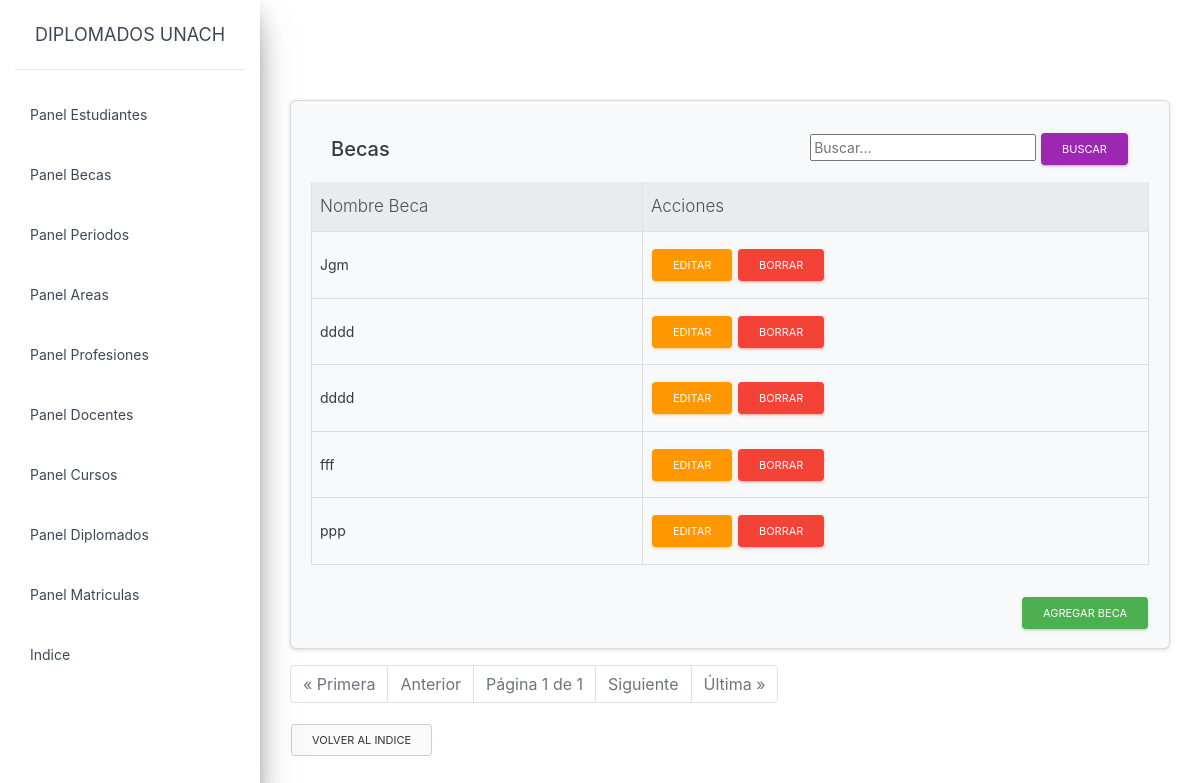
Page /artemis/panel_becas.html (signed in) on the committed database.
### artemis/models.py (models this page shows, shortened)
class Becas(models.Model):
    id = models.AutoField(primary_key=True)
    nombre_beca = models.CharField(max_length=20)

### artemis/views.py (the view)
# urls.py: path('panel_becas.html',panel_becas.as_view(),name='panel_becas'),
@method_decorator(login_required, name='dispatch' )
class panel_becas(ListView):
    context_object_name = 'panel_becas'
    template_name = 'panel_becas.html'
    paginate_by = 15
    queryset = Becas.objects.all()
    search_form = SearchForm
    def get_queryset(self):
        queryset = Becas.objects.order_by('nombre_beca')
        query = self.request.GET.get('query')
        if query:
            queryset = queryset.filter(
                Q(nombre_beca__icontains=query)
            )
        return queryset
    def get_context_data(self, **kwargs):
        context = super(panel_becas, self).get_context_data(**kwargs)
        context['search_form'] = self.search_form(self.request.GET or None)
        return context

### artemis/forms.py
class SearchForm(forms.Form):
    query = forms.CharField(label='', widget=forms.TextInput(attrs={'placeholder': 'Buscar...'}))

### artemis/templates/panel_becas.html (shortened to what this page needs)
{% extends "base.html" %}
{% block content %}
<head>
   <link rel="stylesheet" href="https://stackpath.bootstrapcdn.com/bootstrap/4.1.3/css/bootstrap.min.css">
   {% load crispy_forms_tags %}
</head>
<div class="card text-dark bg-light mb-3">
    <div class="card-body">
        <div class="card-header d-flex justify-content-between align-items-center">
            <h5 class="mb-0">Becas</h5>
            <form method="GET" class="search-form">
                <input type="text" name="query" value="{{ search_form.value }}" placeholder="Buscar...">
                <button type="submit" class="btn btn-primary btn-sm">Buscar</button>
            </form>
        </div>
        <div class="table-responsive" style="max-height: calc(100vh - 370px); overflow-y: auto;">
            <table class="table table-hover table-bordered">
                <thead class="thead-light">
            <tr>
                <th>Nombre Beca</th>
                <th>Acciones</th>
            </tr>
        </thead>
        <tbody>
            {% for Becas in object_list %}
            <tr class="table-hover">
                <td>{{ Becas.nombre_beca }} </td>
                <td><a href="{% url "artemis:edit_beca" Becas.pk %}" class="btn btn-warning btn-sm">Editar</a>
                    <a href="{% url "artemis:delete_beca" Becas.pk %}" class="btn btn-danger btn-sm">Borrar</a>
                </td>
            </tr>
            {% endfor %}
        </tbody>
    </table>
</div>
<div class="d-flex justify-content-end">
    <a href="{% url "artemis:new_beca" %}" class="btn btn-success btn-sm mt-3"> Agregar beca</a>
</div>
</div>
</div>
<div class="pagination">
    <ul class="pagination justify-content-center">
      {% if page_obj.has_previous %}
      <li class="page-item"><a class="page-link" href="?page=1">&laquo; Primera</a></li>
      <li class="page-item"><a class="page-link" href="?page={{ page_obj.previous_page_number }}">Anterior</a></li>
      {% else %}
      <li class="page-item disabled"><span class="page-link">&laquo; Primera</span></li>
      <li class="page-item disabled"><span class="page-link">Anterior</span></li>
      {% endif %}
      <li class="page-item disabled"><span class="page-link">Página {{ page_obj.number }} de {{ page_obj.paginator.num_pages }}</span></li>
      {% if page_obj.has_next %}
      <li class="page-item"><a class="page-link" href="?page={{ page_obj.next_page_number }}">Siguiente</a></li>
      <li class="page-item"><a class="page-link" href="?page={{ page_obj.paginator.num_pages }}">Última &raquo;</a></li>
      {% else %}
      <li class="page-item disabled"><span class="page-link">Siguiente</span></li>
      <li class="page-item disabled"><span class="page-link">Última &raquo;</span></li>
      {% endif %}
  </div>
    <p>
        <a href="{% url "artemis:index" %}" class="btn btn-secondary btn-sm" >Volver al indice</a>
    </p>
{%endblock content%}

### artemis/templates/base.html (style rules this page uses)
.card { margin-top: 0; }

### rows in the picture
Becas: nombre_beca "Jgm"
Becas: nombre_beca "dddd"
Becas: nombre_beca "dddd"
Becas: nombre_beca "fff"
Becas: nombre_beca "ppp"

### other values in the picture
{{ page_obj.number }} "1"
{{ page_obj.paginator.num_pages }} "1"
